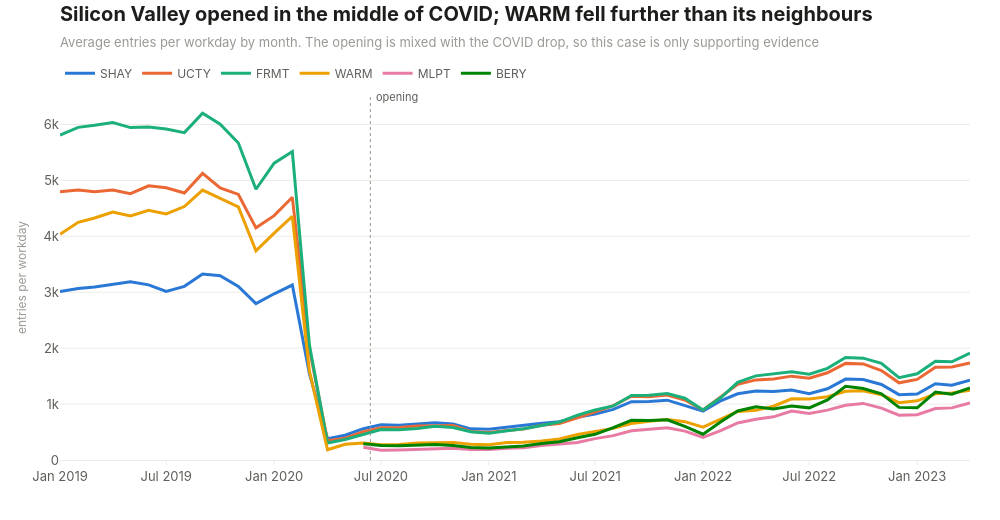

Here is the notebook cell this chart was saved with:
### Code cell
sv_monthly = monthly_entries(sv_group, "2019-01-01", "2023-04-30")
timeline_chart(
    sv_monthly,
    sv_group,
    "2020-06-13",
    "Silicon Valley opened in the middle of COVID; WARM fell further than its neighbours",
    "Average entries per workday by month. The opening is mixed with the COVID drop, so this case is only supporting evidence",
    "07_silicon_valley_timeline",
)
